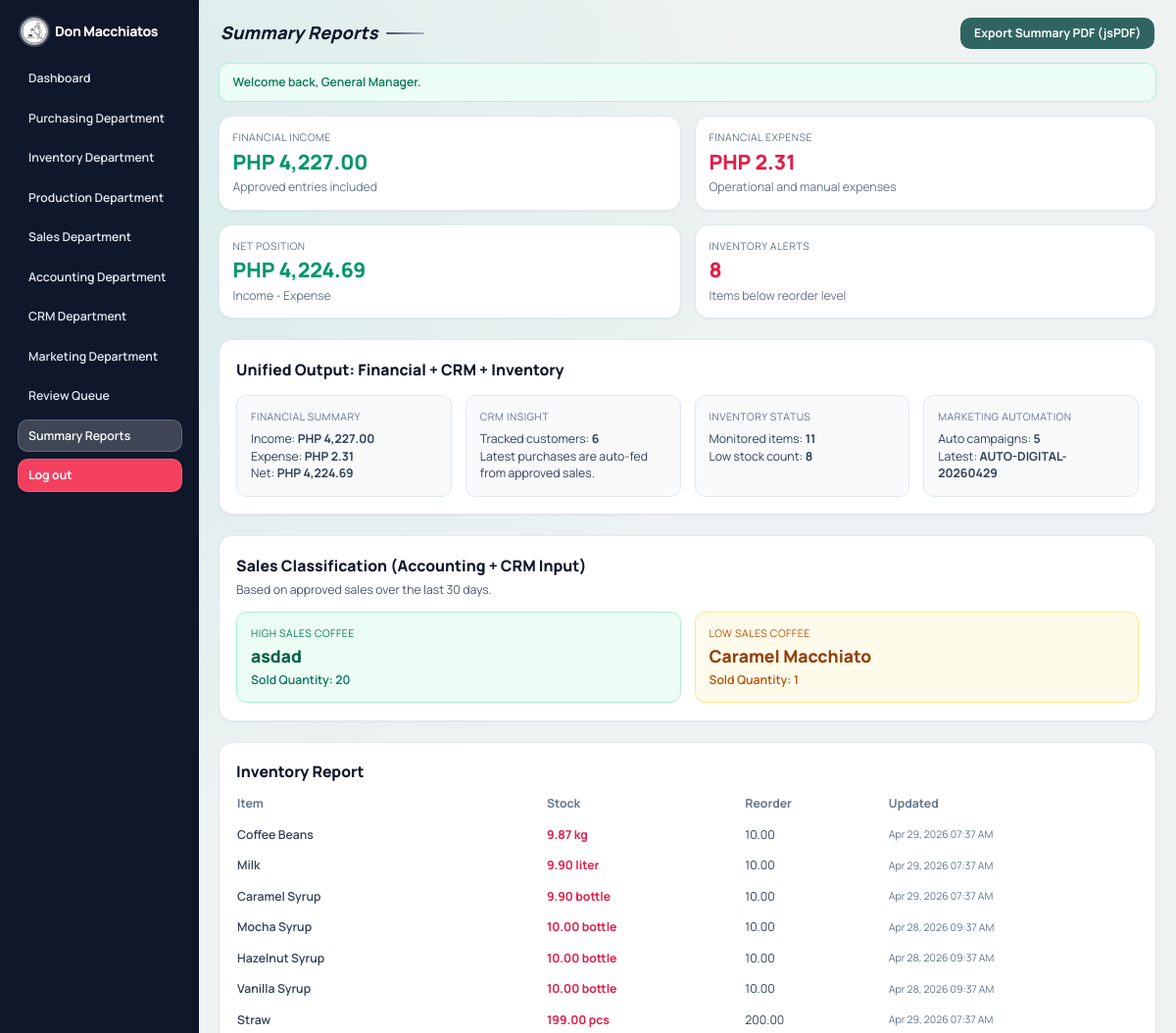
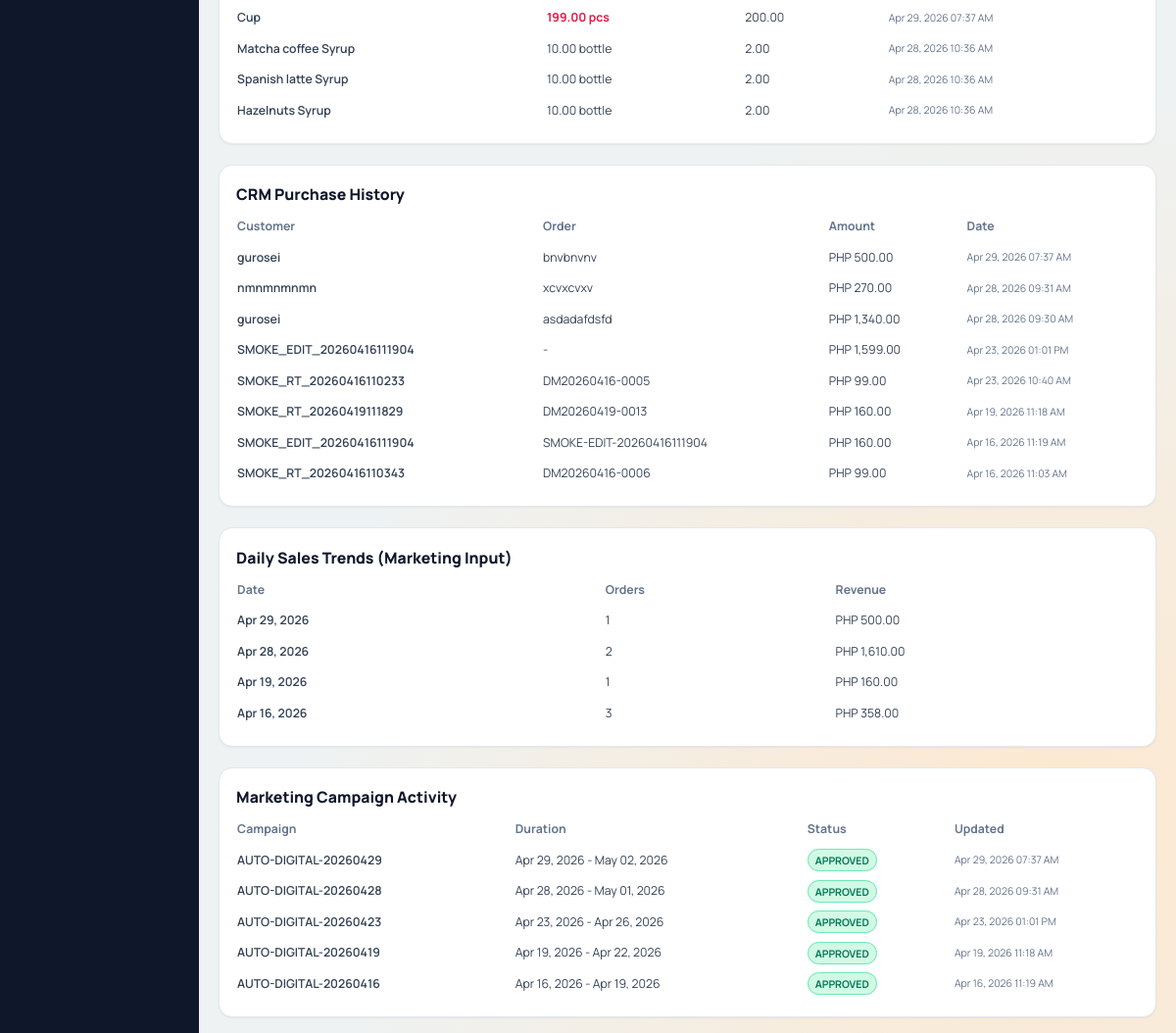
/reports.php (signed in), run on the app's committed database (2 pictures, top to bottom).
### tables this page shows
CREATE TABLE `marketing_campaigns` (
  `id` int(10) UNSIGNED NOT NULL,
  `campaign_name` varchar(160) NOT NULL,
  `trend_notes` text NOT NULL,
  `promotion_plan` text NOT NULL,
  `start_date` date NOT NULL,
  `end_date` date NOT NULL,
  `status` enum('pending','approved','rejected') NOT NULL DEFAULT 'pending',
  `submitted_by` int(10) UNSIGNED DEFAULT NULL,
  `approved_by` int(10) UNSIGNED DEFAULT NULL,
  `approval_note` text DEFAULT NULL,
  `approved_at` datetime DEFAULT NULL,
  `created_at` datetime NOT NULL DEFAULT current_timestamp(),
  `updated_at` datetime NOT NULL DEFAULT current_timestamp() ON UPDATE current_timestamp()
);

CREATE TABLE `inventory_items` (
  `id` int(10) UNSIGNED NOT NULL,
  `item_name` varchar(120) NOT NULL,
  `unit` varchar(30) NOT NULL,
  `stock_qty` decimal(12,2) NOT NULL DEFAULT 0.00,
  `reorder_level` decimal(12,2) NOT NULL DEFAULT 0.00,
  `per_cup_qty` decimal(12,2) NOT NULL DEFAULT 1.00,
  `per_straw_qty` decimal(12,2) NOT NULL DEFAULT 1.00,
  `notes` text DEFAULT NULL,
  `status` enum('pending','approved','rejected') NOT NULL DEFAULT 'pending',
  `submitted_by` int(10) UNSIGNED DEFAULT NULL,
  `approved_by` int(10) UNSIGNED DEFAULT NULL,
  `approval_note` text DEFAULT NULL,
  `approved_at` datetime DEFAULT NULL,
  `created_at` datetime NOT NULL DEFAULT current_timestamp(),
  `updated_at` datetime NOT NULL DEFAULT current_timestamp() ON UPDATE current_timestamp()
);

CREATE TABLE `crm_purchase_history` (
  `id` int(10) UNSIGNED NOT NULL,
  `profile_id` int(10) UNSIGNED NOT NULL,
  `sales_order_id` int(10) UNSIGNED DEFAULT NULL,
  `amount` decimal(12,2) NOT NULL,
  `purchased_at` datetime NOT NULL DEFAULT current_timestamp()
);

CREATE TABLE `crm_profiles` (
  `id` int(10) UNSIGNED NOT NULL,
  `customer_name` varchar(120) NOT NULL,
  `contact_no` varchar(60) DEFAULT NULL,
  `preferences` text DEFAULT NULL,
  `last_purchase_at` datetime DEFAULT NULL,
  `purchase_count` int(10) UNSIGNED NOT NULL DEFAULT 0,
  `total_spent` decimal(12,2) NOT NULL DEFAULT 0.00,
  `status` enum('pending','approved','rejected') NOT NULL DEFAULT 'pending',
  `submitted_by` int(10) UNSIGNED DEFAULT NULL,
  `approved_by` int(10) UNSIGNED DEFAULT NULL,
  `approval_note` text DEFAULT NULL,
  `approved_at` datetime DEFAULT NULL,
  `created_at` datetime NOT NULL DEFAULT current_timestamp(),
  `updated_at` datetime NOT NULL DEFAULT current_timestamp() ON UPDATE current_timestamp()
);

CREATE TABLE `sales_orders` (
  `id` int(10) UNSIGNED NOT NULL,
  `order_code` varchar(40) NOT NULL,
  `customer_name` varchar(120) NOT NULL,
  `beverage_name` varchar(120) NOT NULL,
  `quantity` int(10) UNSIGNED NOT NULL,
  `unit_price` decimal(12,2) NOT NULL,
  `payment_method` enum('cash','card','digital') NOT NULL DEFAULT 'cash',
  `payment_reference` varchar(120) DEFAULT NULL,
  `payment_status` enum('paid','pending','failed') NOT NULL DEFAULT 'paid',
  `receipt_no` varchar(60) DEFAULT NULL,
  `paid_at` datetime DEFAULT NULL,
  `inventory_item_id` int(10) UNSIGNED DEFAULT NULL,
  `ingredient_item_ids` text DEFAULT NULL,
  `stock_deduct_qty` decimal(12,2) NOT NULL DEFAULT 0.00,
  `per_cup_qty` decimal(12,2) NOT NULL DEFAULT 1.00,
  `per_straw_qty` decimal(12,2) NOT NULL DEFAULT 1.00,
  `total_amount` decimal(12,2) NOT NULL DEFAULT 0.00,
  `notes` text DEFAULT NULL,
  `status` enum('pending','approved','rejected') NOT NULL DEFAULT 'pending',
  `submitted_by` int(10) UNSIGNED DEFAULT NULL,
  `approved_by` int(10) UNSIGNED DEFAULT NULL,
  `approval_note` text DEFAULT NULL,
  `approved_at` datetime DEFAULT NULL,
  `created_at` datetime NOT NULL DEFAULT current_timestamp(),
  `updated_at` datetime NOT NULL DEFAULT current_timestamp() ON UPDATE current_timestamp()
);

### reports.php (the view, shortened to what the rows shown need)
<?php
$pdo = db();
$inventoryRows = $pdo->query("SELECT item_name, stock_qty, reorder_level, unit, updated_at
    FROM inventory_items
    WHERE status = 'approved'
    ORDER BY (stock_qty <= reorder_level) DESC, stock_qty ASC")
    ->fetchAll();
$crmHistory = $pdo->query("SELECT c.customer_name, h.amount, h.purchased_at, s.order_code
    FROM crm_purchase_history h
    LEFT JOIN crm_profiles c ON c.id = h.profile_id
    LEFT JOIN sales_orders s ON s.id = h.sales_order_id
    ORDER BY h.purchased_at DESC
    LIMIT 12")
    ->fetchAll();
$marketingCampaigns = $pdo->query("SELECT campaign_name, start_date, end_date, status, updated_at
    FROM marketing_campaigns
    ORDER BY updated_at DESC
    LIMIT 12")
    ->fetchAll();
$latestAutomatedCampaign = $pdo->query("SELECT campaign_name, updated_at, approval_note
    FROM marketing_campaigns
    WHERE campaign_name LIKE 'AUTO-DIGITAL-%'
    ORDER BY updated_at DESC
    LIMIT 1")
    ->fetch() ?: null;
require_once __DIR__ . '/includes/layout_top.php';
?>
<section class="mt-6 rounded-2xl border border-slate-200 bg-white p-5 shadow-sm">
    <div class="mt-4 grid gap-4 md:grid-cols-4">
        <div class="rounded-xl border border-slate-200 bg-slate-50 p-4">
            <p class="text-sm text-slate-700">Latest: <span class="font-bold"><?= e((string) ($latestAutomatedCampaign['campaign_name'] ?? 'N/A')) ?></span></p>
        </div>
    </div>
</section>
<section class="mt-6 grid gap-6 xl:grid-cols-2">
    <article class="rounded-2xl border border-slate-200 bg-white p-5 shadow-sm">
        <div class="table-scroll mt-3">
            <table class="stack-table w-full min-w-[680px] text-sm">
                <thead>
                <tr class="text-left text-slate-500">
                    <th class="pb-2 pr-4" data-priority="high">Item</th>
                    <th class="pb-2 pr-4" data-priority="high">Stock</th>
                    <th class="pb-2 pr-4" data-priority="low">Reorder</th>
                    <th class="pb-2" data-priority="low">Updated</th>
                </tr>
                </thead>
                <tbody class="text-slate-700">
                <?php if ($inventoryRows): ?>
                    <?php foreach ($inventoryRows as $row): ?>
                        <?php $isLow = (float) $row['stock_qty'] <= (float) $row['reorder_level']; ?>
                        <tr class="border-t border-slate-100">
                            <td class="py-2 pr-4 font-semibold"><?= e($row['item_name']) ?></td>
                            <td class="py-2 pr-4 <?= $isLow ? 'text-rose-600 font-bold' : '' ?>"><?= e(number_format((float) $row['stock_qty'], 2)) ?> <?= e($row['unit']) ?></td>
                            <td class="py-2 pr-4"><?= e(number_format((float) $row['reorder_level'], 2)) ?></td>
                            <td class="py-2 text-xs text-slate-500"><?= e(format_table_value('updated_at', $row['updated_at'])) ?></td>
                        </tr>
                    <?php endforeach; ?>
                <?php else: ?>
                    <tr><td colspan="4" class="py-4 text-center text-slate-500">No approved inventory records yet.</td></tr>
                <?php endif; ?>
                </tbody>
            </table>
        </div>
    </article>
    <article class="rounded-2xl border border-slate-200 bg-white p-5 shadow-sm">
        <div class="table-scroll mt-3">
            <table class="stack-table w-full min-w-[680px] text-sm">
                <thead>
                <tr class="text-left text-slate-500">
                    <th class="pb-2 pr-4" data-priority="high">Customer</th>
                    <th class="pb-2 pr-4" data-priority="medium">Order</th>
                    <th class="pb-2 pr-4" data-priority="high">Amount</th>
                    <th class="pb-2" data-priority="low">Date</th>
                </tr>
                </thead>
                <tbody class="text-slate-700">
                <?php if ($crmHistory): ?>
                    <?php foreach ($crmHistory as $history): ?>
                        <tr class="border-t border-slate-100">
                            <td class="py-2 pr-4 font-semibold"><?= e($history['customer_name'] ?? '-') ?></td>
                            <td class="py-2 pr-4"><?= e($history['order_code'] ?? '-') ?></td>
                            <td class="py-2 pr-4"><?= e(format_money((float) ($history['amount'] ?? 0))) ?></td>
                            <td class="py-2 text-xs text-slate-500"><?= e(format_table_value('updated_at', $history['purchased_at'] ?? null)) ?></td>
                        </tr>
                    <?php endforeach; ?>
                <?php else: ?>
                    <tr><td colspan="4" class="py-4 text-center text-slate-500">No CRM purchase history yet.</td></tr>
                <?php endif; ?>
                </tbody>
            </table>
        </div>
    </article>
</section>
<section class="mt-6 grid gap-6 xl:grid-cols-2">
    <article class="rounded-2xl border border-slate-200 bg-white p-5 shadow-sm">
        <div class="table-scroll mt-3">
            <table class="stack-table w-full min-w-[560px] text-sm">
                <thead>
                <tr class="text-left text-slate-500">
                    <th class="pb-2 pr-4" data-priority="high">Date</th>
                    <th class="pb-2 pr-4" data-priority="high">Orders</th>
                    <th class="pb-2" data-priority="high">Revenue</th>
                </tr>
                </thead>
            </table>
        </div>
    </article>
    <article class="rounded-2xl border border-slate-200 bg-white p-5 shadow-sm">
        <div class="table-scroll mt-3">
            <table class="stack-table w-full min-w-[760px] text-sm">
                <thead>
                <tr class="text-left text-slate-500">
                    <th class="pb-2 pr-4" data-priority="high">Campaign</th>
                    <th class="pb-2 pr-4" data-priority="medium">Duration</th>
                    <th class="pb-2 pr-4" data-priority="high">Status</th>
                    <th class="pb-2" data-priority="low">Updated</th>
                </tr>
                </thead>
                <tbody class="text-slate-700">
                <?php if ($marketingCampaigns): ?>
                    <?php foreach ($marketingCampaigns as $campaign): ?>
                        <tr class="border-t border-slate-100">
                            <td class="py-2 pr-4 font-semibold"><?= e($campaign['campaign_name']) ?></td>
                            <td class="py-2 pr-4"><?= e(format_table_value('start_date', $campaign['start_date'])) ?> - <?= e(format_table_value('end_date', $campaign['end_date'])) ?></td>
                            <td class="py-2 pr-4"><span class="rounded-full px-2 py-1 text-xs font-bold <?= e(status_badge_class((string) $campaign['status'])) ?>"><?= e(strtoupper((string) $campaign['status'])) ?></span></td>
                            <td class="py-2 text-xs text-slate-500"><?= e(format_table_value('updated_at', $campaign['updated_at'])) ?></td>
                        </tr>
                    <?php endforeach; ?>
                <?php else: ?>
                    <tr><td colspan="4" class="py-4 text-center text-slate-500">No marketing records yet.</td></tr>
                <?php endif; ?>
                </tbody>
            </table>
        </div>
    </article>
</section>
<?php require_once __DIR__ . '/includes/layout_bottom.php'; ?>

### data on the page
marketing_campaigns: campaign_name "AUTO-DIGITAL-20260429", start_date "Apr 29, 2026", end_date "May 02, 2026", status "APPROVED", updated_at "Apr 29, 2026 07:37 AM"
inventory_items: item_name "Coffee Beans", stock_qty "9.87", unit "kg", reorder_level "10.00", updated_at "Apr 29, 2026 07:37 AM"
inventory_items: item_name "Milk", stock_qty "9.90", unit "liter", reorder_level "10.00", updated_at "Apr 29, 2026 07:37 AM"
inventory_items: item_name "Caramel Syrup", stock_qty "9.90", unit "bottle", reorder_level "10.00", updated_at "Apr 29, 2026 07:37 AM"
inventory_items: item_name "Mocha Syrup", stock_qty "10.00", unit "bottle", reorder_level "10.00", updated_at "Apr 28, 2026 09:37 AM"
inventory_items: item_name "Hazelnut Syrup", stock_qty "10.00", unit "bottle", reorder_level "10.00", updated_at "Apr 28, 2026 09:37 AM"
inventory_items: item_name "Vanilla Syrup", stock_qty "10.00", unit "bottle", reorder_level "10.00", updated_at "Apr 28, 2026 09:37 AM"
inventory_items: item_name "Straw", stock_qty "199.00", unit "pcs", reorder_level "200.00", updated_at "Apr 29, 2026 07:37 AM"
inventory_items: item_name "Cup", stock_qty "199.00", unit "pcs", reorder_level "200.00", updated_at "Apr 29, 2026 07:37 AM"
inventory_items: item_name "Matcha coffee Syrup", stock_qty "10.00", unit "bottle", reorder_level "2.00", updated_at "Apr 28, 2026 10:36 AM"
inventory_items: item_name "Spanish latte Syrup", stock_qty "10.00", unit "bottle", reorder_level "2.00", updated_at "Apr 28, 2026 10:36 AM"
inventory_items: item_name "Hazelnuts Syrup", stock_qty "10.00", unit "bottle", reorder_level "2.00", updated_at "Apr 28, 2026 10:36 AM"
crm_purchase_history: profile.customer_name "gurosei", sales_order.order_code "bnvbnvnv", amount "PHP 500.00", purchased_at "Apr 29, 2026 07:37 AM"
crm_purchase_history: profile.customer_name "nmnmnmnmn", sales_order.order_code "xcvxcvxv", amount "PHP 270.00", purchased_at "Apr 28, 2026 09:31 AM"
crm_purchase_history: profile.customer_name "gurosei", sales_order.order_code "asdadafdsfd", amount "PHP 1,340.00", purchased_at "Apr 28, 2026 09:30 AM"
crm_purchase_history: profile.customer_name "SMOKE_EDIT_20260416111904", order_code "-", amount "PHP 1,599.00", purchased_at "Apr 23, 2026 01:01 PM"
crm_purchase_history: profile.customer_name "SMOKE_RT_20260416110233", sales_order.order_code "DM20260416-0005", amount "PHP 99.00", purchased_at "Apr 23, 2026 10:40 AM"
crm_purchase_history: profile.customer_name "SMOKE_RT_20260419111829", sales_order.order_code "DM20260419-0013", amount "PHP 160.00", purchased_at "Apr 19, 2026 11:18 AM"
crm_purchase_history: profile.customer_name "SMOKE_EDIT_20260416111904", sales_order.order_code "SMOKE-EDIT-20260416111904", amount "PHP 160.00", purchased_at "Apr 16, 2026 11:19 AM"
crm_purchase_history: profile.customer_name "SMOKE_RT_20260416110343", sales_order.order_code "DM20260416-0006", amount "PHP 99.00", purchased_at "Apr 16, 2026 11:03 AM"
marketing_campaigns: campaign_name "AUTO-DIGITAL-20260428", start_date "Apr 28, 2026", end_date "May 01, 2026", status "APPROVED", updated_at "Apr 28, 2026 09:31 AM"
marketing_campaigns: campaign_name "AUTO-DIGITAL-20260423", start_date "Apr 23, 2026", end_date "Apr 26, 2026", status "APPROVED", updated_at "Apr 23, 2026 01:01 PM"
marketing_campaigns: campaign_name "AUTO-DIGITAL-20260419", start_date "Apr 19, 2026", end_date "Apr 22, 2026", status "APPROVED", updated_at "Apr 19, 2026 11:18 AM"
marketing_campaigns: campaign_name "AUTO-DIGITAL-20260416", start_date "Apr 16, 2026", end_date "Apr 19, 2026", status "APPROVED", updated_at "Apr 16, 2026 11:19 AM"

### other printed values
APP_NAME "Don Macchiatos"
$departmentName "Purchasing Department"
$departmentName "Inventory Department"
$departmentName "Production Department"
$departmentName "Sales Department"
$departmentName "Accounting Department"
$departmentName "CRM Department"
$departmentName "Marketing Department"
$pageTitle "Summary Reports"
$flash['message'] "Welcome back, General Manager."
format_money($income) "PHP 4,227.00"
format_money($expense) "PHP 2.31"
format_money($net) "PHP 4,224.69"
$lowStockCount "8"
count($crmTopCustomers) "6"
